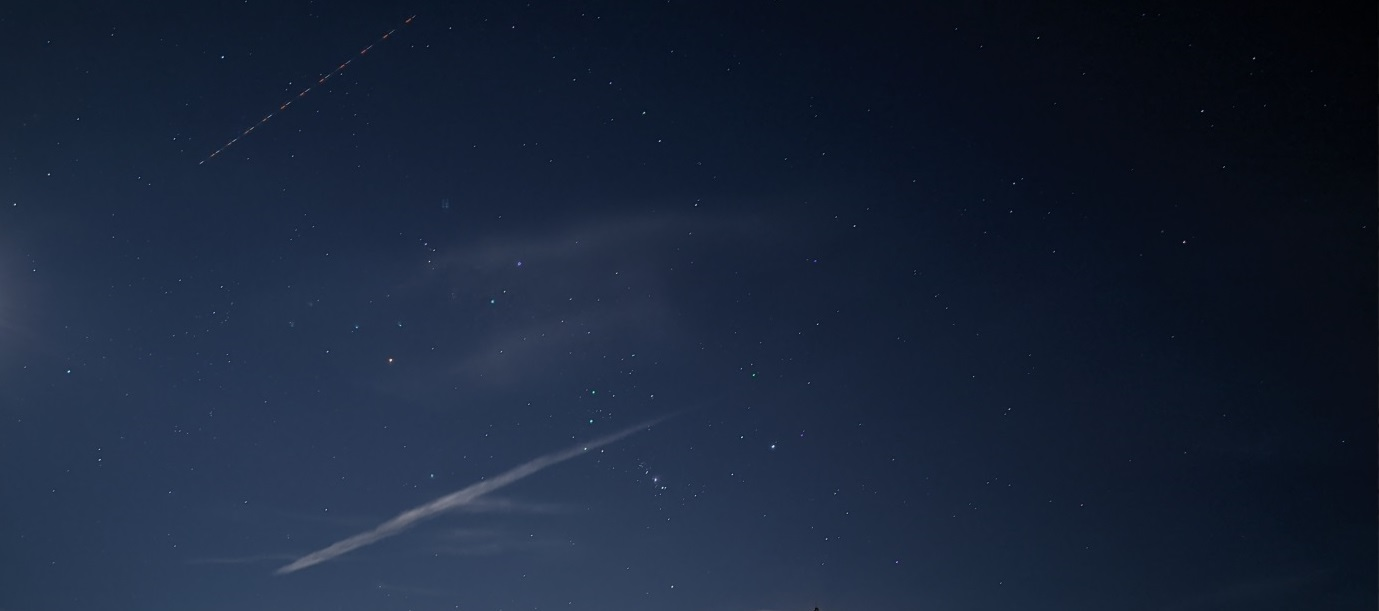
#> input picture AIOlymp_old/test4/star1.jpg, 1379 x 611 px; its folder holds only this picture in this run
$ python stars.py
#> lines starting #> are read from the running program, lines starting #| are printed output that depends on the picture; after the words box and inside, x2 and y2 are one past the last pixel; in counts of white or black regions, pixels touching at a corner belong together
from PIL import Image, ImageFilter
import numpy


def convolve(array: numpy.ndarray, kernel: numpy.ndarray):
    convolved = numpy.zeros_like(array)
    for i in range(array.shape[0]):
        convolved[i] = numpy.convolve(array[i], kernel)[kernel.size // 2:-(kernel.size // 2)]
    for i in range(array.shape[1]):
        convolved[:, i] = numpy.convolve(convolved[:, i], kernel)[kernel.size // 2:-(kernel.size // 2)]
    return convolved


print('file,star_count')
for ix in range(10):
    image: Image.Image = Image.open(f'test4/star{ix + 1}.jpg')
#> image is the input picture: PIL image 1379x611 RGB; mean R, G, B 25.1, 36.8, 57.5
    image.load()

    grey: numpy.ndarray = numpy.min(numpy.asarray(image, dtype='float64'), axis=2)
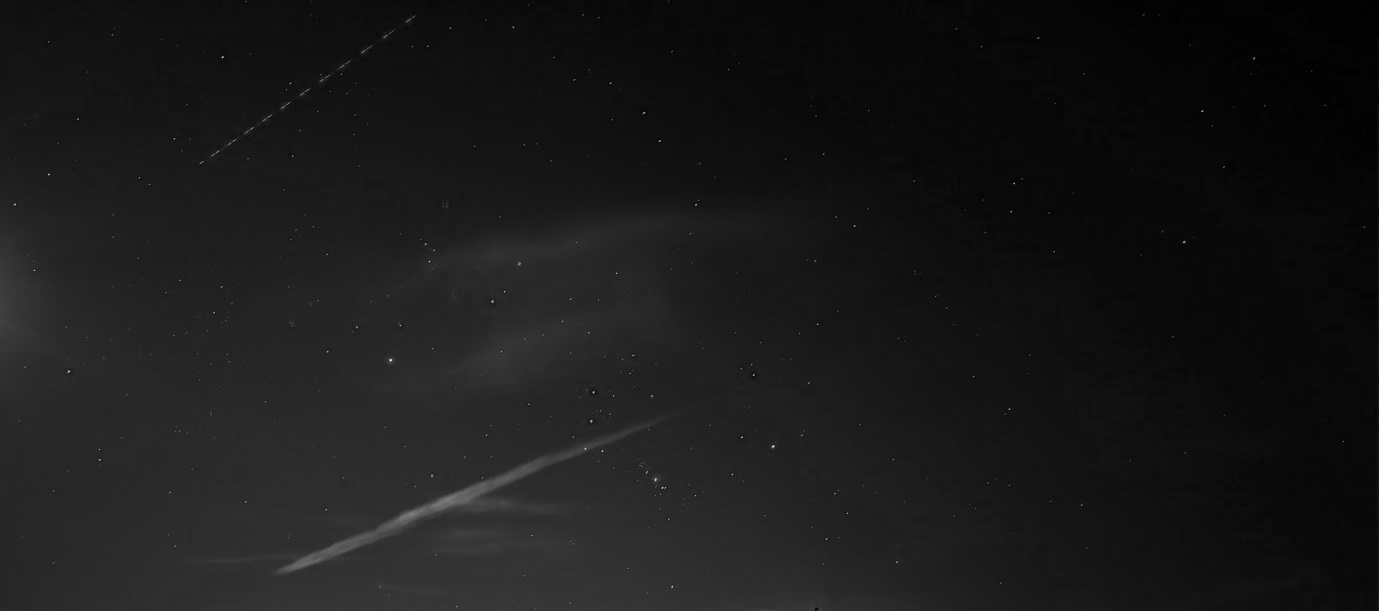
#> grey: shape (611, 1379) float64; min 0, max 231, mean 25.1

    # result = Image.fromarray(convolve(grey, numpy.array([-0.125, -0.125, 1.5, -0.125, -0.125])))
    # result = result.filter(ImageFilter.SMOOTH)

    THRESHOLD = 0.45 * 256
    black_white = (grey > THRESHOLD)
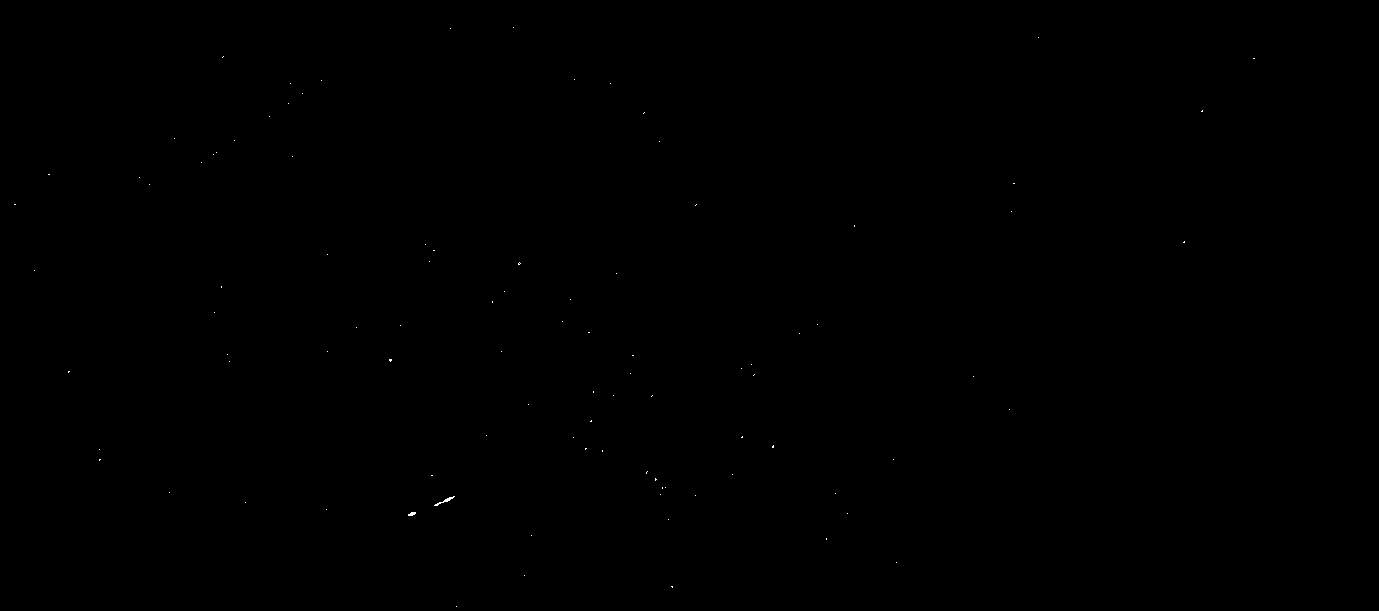
#> black_white: shape (611, 1379) bool; 0.03% white in thin lines or dots, all inside (x1, y1, x2, y2) = (14, 27, 1255, 607)

    # reduced = convolve(black_white, numpy.array((-1, -1, -1, 7, -1, -1, -1))) * black_white

    # Image.fromarray(reduced * 255).show()

    stars = 0
    i_indices = numpy.arange(black_white.shape[0])
#> i_indices = 611 values from 0 to 610
    i_indices.resize((black_white.shape[0], 1, 1))
    i_indices = i_indices.repeat(black_white.shape[1], axis=1)
    j_indices = numpy.arange(black_white.shape[1])
#> j_indices = 1379 values from 0 to 1378
    j_indices.resize((1, black_white.shape[1], 1))
    j_indices = j_indices.repeat(black_white.shape[0], axis=0)
    indices = numpy.concatenate([i_indices, j_indices], axis=2)

    conditions = black_white
    conditions.resize((conditions.shape[0], conditions.shape[1], 1))
    conditions = conditions.repeat(2, axis=2)

    queue = list(indices[conditions])
#> queue = 440 values, max 1254 at index 13, min 14 at index 65, mean 451.4

    while queue:
        i = queue.pop(0)
        j = queue.pop(0)

        if not black_white[i, j]:
            continue

        stars += 1
        for di, dj in [(-1, 1), (0, 1), (1, 1), (1, 0), (1, -1), (0, -1), (-1, -1), (-1, 0)]:
            if 0 < i + di < black_white.shape[0] and 0 < j + dj < black_white.shape[1]:
                if black_white[i + di, j + dj]:
                    queue.append(i + di)
                    queue.append(j + dj)
                black_white[i + di, j + dj] = False
#> this loop made 318 passes
#> (i, j) on passes 1 to 3: (27, 513), (28, 450), (37, 1038)
#> black_white: shape (611, 1379, 1) bool; 0.01% white in thin lines or dots, all inside (x1, y1, x2, y2) = (14, 27, 1254, 607)
#> after the loop, queue = []; stars = 122
    # stars = int(numpy.sum(reduced) / (5 if ix == 4 or ix == 7 else 1))
    print(f'star{ix + 1}.jpg,'f'{stars}')
#| star1.jpg,122
#> (the run stopped early here; a loop or call above may not have finished)
